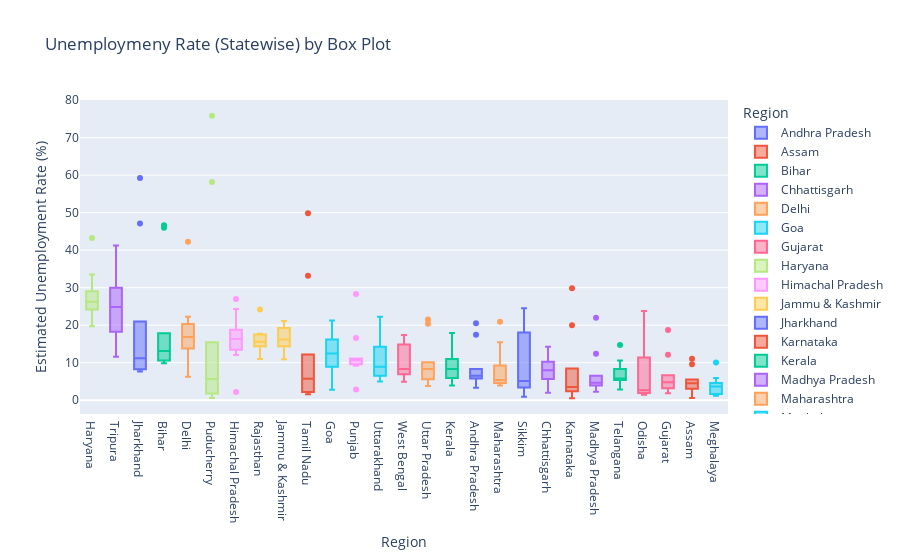

This figure's notebook cell:
### Markdown cell above
# Aanalyzing Data By Box Plot

### Code cell
fg = px.box(df,x='Region',y=' Estimated Unemployment Rate (%)',color='Region',
            title='Unemploymeny Rate (Statewise) by Box Plot',template='plotly')
fg.update_layout(xaxis={'categoryorder':'total descending'})
fg.show()

### Figure 1 — Plotly figure (JSON) as saved in the notebook; plotly's stock layout.template omitted (floating-point values rounded to 4 significant figures)
{"data": [{"alignmentgroup": "True", "hovertemplate": "Region=%{x}<br> Estimated Unemployment Rate (%)=%{y}<extra></extra>", "legendgroup": "Andhra Pradesh", "marker": {"color": "#636efa"}, "name": "Andhra Pradesh", "notched": false, "offsetgroup": "Andhra Pradesh", "orientation": "v", "showlegend": true, "type": "box", "x": ["Andhra Pradesh", "Andhra Pradesh", "Andhra Pradesh", "Andhra Pradesh", "Andhra Pradesh", "Andhra Pradesh", "Andhra Pradesh", "Andhra Pradesh", "Andhra Pradesh", "Andhra Pradesh"], "x0": " ", "xaxis": "x", "y": [5.48, 5.83, 5.79, 20.51, 17.43, 3.31, 8.34, 6.96, 6.4, 6.59], "y0": " ", "yaxis": "y"}, {"alignmentgroup": "True", "hovertemplate": "Region=%{x}<br> Estimated Unemployment Rate (%)=%{y}<extra></extra>", "legendgroup": "Assam", "marker": {"color": "#EF553B"}, "name": "Assam", "notched": false, "offsetgroup": "Assam", "orientation": "v", "showlegend": true, "type": "box", "x": ["Assam", "Assam", "Assam", "Assam", "Assam", "Assam", "Assam", "Assam", "Assam", "Assam"], "x0": " ", "xaxis": "x", "y": [4.66, 4.41, 4.77, 11.06, 9.55, 0.6, 3.77, 5.53, 1.19, 3.02], "y0": " ", "yaxis": "y"}, {"alignmentgroup": "True", "hovertemplate": "Region=%{x}<br> Estimated Unemployment Rate (%)=%{y}<extra></extra>", "legendgroup": "Bihar", "marker": {"color": "#00cc96"}, "name": "Bihar", "notched": false, "offsetgroup": "Bihar", "orientation": "v", "showlegend": true, "type": "box", "x": ["Bihar", "Bihar", "Bihar", "Bihar", "Bihar", "Bihar", "Bihar", "Bihar", "Bihar", "Bihar"], "x0": " ", "xaxis": "x", "y": [10.61, 10.29, 15.43, 46.64, 45.96, 17.82, 12.79, 13.44, 11.91, 9.82], "y0": " ", "yaxis": "y"}, {"alignmentgroup": "True", "hovertemplate": "Region=%{x}<br> Estimated Unemployment Rate (%)=%{y}<extra></extra>", "legendgroup": "Chhattisgarh", "marker": {"color": "#ab63fa"}, "name": "Chhattisgarh", "notched": false, "offsetgroup": "Chhattisgarh", "orientation": "v", "showlegend": true, "type": "box", "x": ["Chhattisgarh", "Chhattisgarh", "Chhattisgarh", "Chhattisgarh", "Chhattisgarh", "Chhattisgarh", "Chhattisgarh", "Chhattisgarh", "Chhattisgarh", "Chhattisgarh"], "x0": " ", "xaxis": "x", "y": [9.65, 8.38, 7.54, 3.41, 10.5, 14.23, 10.27, 5.63, 1.96, 6.62], "y0": " ", "yaxis": "y"}, {"alignmentgroup": "True", "hovertemplate": "Region=%{x}<br> Estimated Unemployment Rate (%)=%{y}<extra></extra>", "legendgroup": "Delhi", "marker": {"color": "#FFA15A"}, "name": "Delhi", "notched": false, "offsetgroup": "Delhi", "orientation": "v", "showlegend": true, "type": "box", "x": ["Delhi", "Delhi", "Delhi", "Delhi", "Delhi", "Delhi", "Delhi", "Delhi", "Delhi", "Delhi"], "x0": " ", "xaxis": "x", "y": [22.23, 14.84, 17.04, 16.68, 42.27, 18.19, 20.3, 13.79, 12.53, 6.27], "y0": " ", "yaxis": "y"}, {"alignmentgroup": "True", "hovertemplate": "Region=%{x}<br> Estimated Unemployment Rate (%)=%{y}<extra></extra>", "legendgroup": "Goa", "marker": {"color": "#19d3f3"}, "name": "Goa", "notched": false, "offsetgroup": "Goa", "orientation": "v", "showlegend": true, "type": "box", "x": ["Goa", "Goa", "Goa", "Goa", "Goa", "Goa", "Goa", "Goa", "Goa", "Goa"], "x0": " ", "xaxis": "x", "y": [8.89, 2.81, 5.25, 13.31, 21.25, 9.96, 17.07, 16.21, 15.38, 11.54], "y0": " ", "yaxis": "y"}, {"alignmentgroup": "True", "hovertemplate": "Region=%{x}<br> Estimated Unemployment Rate (%)=%{y}<extra></extra>", "legendgroup": "Gujarat", "marker": {"color": "#FF6692"}, "name": "Gujarat", "notched": false, "offsetgroup": "Gujarat", "orientation": "v", "showlegend": true, "type": "box", "x": ["Gujarat", "Gujarat", "Gujarat", "Gujarat", "Gujarat", "Gujarat", "Gujarat", "Gujarat", "Gujarat", "Gujarat"], "x0": " ", "xaxis": "x", "y": [5.54, 6.38, 6.66, 18.71, 12.11, 3.2, 1.84, 1.87, 3.42, 4.03], "y0": " ", "yaxis": "y"}, {"alignmentgroup": "True", "hovertemplate": "Region=%{x}<br> Estimated Unemployment Rate (%)=%{y}<extra></extra>", "legendgroup": "Haryana", "marker": {"color": "#B6E880"}, "name": "Haryana", "notched": false, "offsetgroup": "Haryana", "orientation": "v", "showlegend": true, "type": "box", "x": ["Haryana", "Haryana", "Haryana", "Haryana", "Haryana", "Haryana", "Haryana", "Haryana", "Haryana", "Haryana"], "x0": " ", "xaxis": "x", "y": [20.34, 25.77, 25.05, 43.22, 29.02, 26.7, 24.18, 33.5, 19.68, 27.31], "y0": " ", "yaxis": "y"}, {"alignmentgroup": "True", "hovertemplate": "Region=%{x}<br> Estimated Unemployment Rate (%)=%{y}<extra></extra>", "legendgroup": "Himachal Pradesh", "marker": {"color": "#FF97FF"}, "name": "Himachal Pradesh", "notched": false, "offsetgroup": "Himachal Pradesh", "orientation": "v", "showlegend": true, "type": "box", "x": ["Himachal Pradesh", "Himachal Pradesh", "Himachal Pradesh", "Himachal Pradesh", "Himachal Pradesh", "Himachal Pradesh", "Himachal Pradesh", "Himachal Pradesh", "Himachal Pradesh", "Himachal Pradesh"], "x0": " ", "xaxis": "x", "y": [16.83, 16.84, 18.76, 2.2, 26.95, 13.47, 24.31, 15.79, 12.04, 13.46], "y0": " ", "yaxis": "y"}, {"alignmentgroup": "True", "hovertemplate": "Region=%{x}<br> Estimated Unemployment Rate (%)=%{y}<extra></extra>", "legendgroup": "Jammu & Kashmir", "marker": {"color": "#FECB52"}, "name": "Jammu & Kashmir", "notched": false, "offsetgroup": "Jammu & Kashmir", "orientation": "v", "showlegend": true, "type": "box", "x": ["Jammu & Kashmir", "Jammu & Kashmir", "Jammu & Kashmir", "Jammu & Kashmir", "Jammu & Kashmir", "Jammu & Kashmir", "Jammu & Kashmir", "Jammu & Kashmir", "Jammu & Kashmir"], "x0": " ", "xaxis": "x", "y": [21.08, 20.78, 15.5, 18.74, 17.92, 10.88, 11.09, 16.17, 16.14], "y0": " ", "yaxis": "y"}, {"alignmentgroup": "True", "hovertemplate": "Region=%{x}<br> Estimated Unemployment Rate (%)=%{y}<extra></extra>", "legendgroup": "Jharkhand", "marker": {"color": "#636efa"}, "name": "Jharkhand", "notched": false, "offsetgroup": "Jharkhand", "orientation": "v", "showlegend": true, "type": "box", "x": ["Jharkhand", "Jharkhand", "Jharkhand", "Jharkhand", "Jharkhand", "Jharkhand", "Jharkhand", "Jharkhand", "Jharkhand", "Jharkhand"], "x0": " ", "xaxis": "x", "y": [10.61, 11.85, 8.23, 47.09, 59.23, 20.95, 7.63, 9.76, 8.24, 11.8], "y0": " ", "yaxis": "y"}, {"alignmentgroup": "True", "hovertemplate": "Region=%{x}<br> Estimated Unemployment Rate (%)=%{y}<extra></extra>", "legendgroup": "Karnataka", "marker": {"color": "#EF553B"}, "name": "Karnataka", "notched": false, "offsetgroup": "Karnataka", "orientation": "v", "showlegend": true, "type": "box", "x": ["Karnataka", "Karnataka", "Karnataka", "Karnataka", "Karnataka", "Karnataka", "Karnataka", "Karnataka", "Karnataka", "Karnataka"], "x0": " ", "xaxis": "x", "y": [2.86, 3.61, 3.46, 29.84, 19.97, 8.44, 4.01, 0.5, 2.41, 1.58], "y0": " ", "yaxis": "y"}, {"alignmentgroup": "True", "hovertemplate": "Region=%{x}<br> Estimated Unemployment Rate (%)=%{y}<extra></extra>", "legendgroup": "Kerala", "marker": {"color": "#00cc96"}, "name": "Kerala", "notched": false, "offsetgroup": "Kerala", "orientation": "v", "showlegend": true, "type": "box", "x": ["Kerala", "Kerala", "Kerala", "Kerala", "Kerala", "Kerala", "Kerala", "Kerala", "Kerala", "Kerala"], "x0": " ", "xaxis": "x", "y": [5.31, 7.6, 8.99, 16.99, 17.88, 9.71, 7.09, 10.98, 5.91, 3.88], "y0": " ", "yaxis": "y"}, {"alignmentgroup": "True", "hovertemplate": "Region=%{x}<br> Estimated Unemployment Rate (%)=%{y}<extra></extra>", "legendgroup": "Madhya Pradesh", "marker": {"color": "#ab63fa"}, "name": "Madhya Pradesh", "notched": false, "offsetgroup": "Madhya Pradesh", "orientation": "v", "showlegend": true, "type": "box", "x": ["Madhya Pradesh", "Madhya Pradesh", "Madhya Pradesh", "Madhya Pradesh", "Madhya Pradesh", "Madhya Pradesh", "Madhya Pradesh", "Madhya Pradesh", "Madhya Pradesh", "Madhya Pradesh"], "x0": " ", "xaxis": "x", "y": [4.11, 4.57, 2.22, 12.36, 21.98, 6.48, 5.08, 4.7, 3.91, 3.13], "y0": " ", "yaxis": "y"}, {"alignmentgroup": "True", "hovertemplate": "Region=%{x}<br> Estimated Unemployment Rate (%)=%{y}<extra></extra>", "legendgroup": "Maharashtra", "marker": {"color": "#FFA15A"}, "name": "Maharashtra", "notched": false, "offsetgroup": "Maharashtra", "orientation": "v", "showlegend": true, "type": "box", "x": ["Maharashtra", "Maharashtra", "Maharashtra", "Maharashtra", "Maharashtra", "Maharashtra", "Maharashtra", "Maharashtra", "Maharashtra", "Maharashtra"], "x0": " ", "xaxis": "x", "y": [4.95, 4.69, 5.79, 20.9, 15.46, 9.23, 3.89, 6.23, 4.55, 4.1], "y0": " ", "yaxis": "y"}, {"alignmentgroup": "True", "hovertemplate": "Region=%{x}<br> Estimated Unemployment Rate (%)=%{y}<extra></extra>", "legendgroup": "Meghalaya", "marker": {"color": "#19d3f3"}, "name": "Meghalaya", "notched": false, "offsetgroup": "Meghalaya", "orientation": "v", "showlegend": true, "type": "box", "x": ["Meghalaya", "Meghalaya", "Meghalaya", "Meghalaya", "Meghalaya", "Meghalaya", "Meghalaya", "Meghalaya", "Meghalaya", "Meghalaya"], "x0": " ", "xaxis": "x", "y": [1.66, 3.59, 1.58, 10.03, 5.92, 1.15, 2.1, 3.74, 4.29, 4.6], "y0": " ", "yaxis": "y"}, {"alignmentgroup": "True", "hovertemplate": "Region=%{x}<br> Estimated Unemployment Rate (%)=%{y}<extra></extra>", "legendgroup": "Odisha", "marker": {"color": "#FF6692"}, "name": "Odisha", "notched": false, "offsetgroup": "Odisha", "orientation": "v", "showlegend": true, "type": "box", "x": ["Odisha", "Odisha", "Odisha", "Odisha", "Odisha", "Odisha", "Odisha", "Odisha", "Odisha", "Odisha"], "x0": " ", "xaxis": "x", "y": [1.9, 3.12, 13.08, 23.76, 11.41, 3.77, 1.88, 1.42, 2.1, 2.18], "y0": " ", "yaxis": "y"}, {"alignmentgroup": "True", "hovertemplate": "Region=%{x}<br> Estimated Unemployment Rate (%)=%{y}<extra></extra>", "legendgroup": "Puducherry", "marker": {"color": "#B6E880"}, "name": "Puducherry", "notched": false, "offsetgroup": "Puducherry", "orientation": "v", "showlegend": true, "type": "box", "x": ["Puducherry", "Puducherry", "Puducherry", "Puducherry", "Puducherry", "Puducherry", "Puducherry", "Puducherry", "Puducherry", "Puducherry"], "x0": " ", "xaxis": "x", "y": [0.58, 1.76, 1.2, 75.85, 58.19, 4.24, 15.47, 5.05, 10.9, 6.18], "y0": " ", "yaxis": "y"}, {"alignmentgroup": "True", "hovertemplate": "Region=%{x}<br> Estimated Unemployment Rate (%)=%{y}<extra></extra>", "legendgroup": "Punjab", "marker": {"color": "#FF97FF"}, "name": "Punjab", "notched": false, "offsetgroup": "Punjab", "orientation": "v", "showlegend": true, "type": "box", "x": ["Punjab", "Punjab", "Punjab", "Punjab", "Punjab", "Punjab", "Punjab", "Punjab", "Punjab", "Punjab"], "x0": " ", "xaxis": "x", "y": [11.11, 10.97, 10.32, 2.86, 28.33, 16.55, 9.19, 10.99, 9.61, 9.88], "y0": " ", "yaxis": "y"}, {"alignmentgroup": "True", "hovertemplate": "Region=%{x}<br> Estimated Unemployment Rate (%)=%{y}<extra></extra>", "legendgroup": "Rajasthan", "marker": {"color": "#FECB52"}, "name": "Rajasthan", "notched": false, "offsetgroup": "Rajasthan", "orientation": "v", "showlegend": true, "type": "box", "x": ["Rajasthan", "Rajasthan", "Rajasthan", "Rajasthan", "Rajasthan", "Rajasthan", "Rajasthan", "Rajasthan", "Rajasthan", "Rajasthan"], "x0": " ", "xaxis": "x", "y": [10.97, 15.16, 11.9, 17.7, 15.74, 14.39, 15.81, 17.51, 15.35, 24.15], "y0": " ", "yaxis": "y"}, {"alignmentgroup": "True", "hovertemplate": "Region=%{x}<br> Estimated Unemployment Rate (%)=%{y}<extra></extra>", "legendgroup": "Sikkim", "marker": {"color": "#636efa"}, "name": "Sikkim", "notched": false, "offsetgroup": "Sikkim", "orientation": "v", "showlegend": true, "type": "box", "x": ["Sikkim", "Sikkim", "Sikkim", "Sikkim", "Sikkim", "Sikkim", "Sikkim", "Sikkim"], "x0": " ", "xaxis": "x", "y": [23.57, 2.28, 24.51, 4.46, 4.45, 12.49, 5.7, 0.88], "y0": " ", "yaxis": "y"}, {"alignmentgroup": "True", "hovertemplate": "Region=%{x}<br> Estimated Unemployment Rate (%)=%{y}<extra></extra>", "legendgroup": "Tamil Nadu", "marker": {"color": "#EF553B"}, "name": "Tamil Nadu", "notched": false, "offsetgroup": "Tamil Nadu", "orientation": "v", "showlegend": true, "type": "box", "x": ["Tamil Nadu", "Tamil Nadu", "Tamil Nadu", "Tamil Nadu", "Tamil Nadu", "Tamil Nadu", "Tamil Nadu", "Tamil Nadu", "Tamil Nadu", "Tamil Nadu"], "x0": " ", "xaxis": "x", "y": [1.57, 2.09, 6.4, 49.83, 33.16, 12.2, 6.81, 2.65, 5.0, 2.16], "y0": " ", "yaxis": "y"}, {"alignmentgroup": "True", "hovertemplate": "Region=%{x}<br> Estimated Unemployment Rate (%)=%{y}<extra></extra>", "legendgroup": "Telangana", "marker": {"color": "#00cc96"}, "name": "Telangana", "notched": false, "offsetgroup": "Telangana", "orientation": "v", "showlegend": true, "type": "box", "x": ["Telangana", "Telangana", "Telangana", "Telangana", "Telangana", "Telangana", "Telangana", "Telangana", "Telangana", "Telangana"], "x0": " ", "xaxis": "x", "y": [5.49, 8.29, 5.77, 6.25, 14.7, 10.55, 5.36, 5.79, 3.27, 2.86], "y0": " ", "yaxis": "y"}, {"alignmentgroup": "True", "hovertemplate": "Region=%{x}<br> Estimated Unemployment Rate (%)=%{y}<extra></extra>", "legendgroup": "Tripura", "marker": {"color": "#ab63fa"}, "name": "Tripura", "notched": false, "offsetgroup": "Tripura", "orientation": "v", "showlegend": true, "type": "box", "x": ["Tripura", "Tripura", "Tripura", "Tripura", "Tripura", "Tripura", "Tripura", "Tripura", "Tripura", "Tripura"], "x0": " ", "xaxis": "x", "y": [32.67, 28.4, 29.95, 41.23, 21.51, 21.71, 18.24, 27.92, 17.35, 11.57], "y0": " ", "yaxis": "y"}, {"alignmentgroup": "True", "hovertemplate": "Region=%{x}<br> Estimated Unemployment Rate (%)=%{y}<extra></extra>", "legendgroup": "Uttar Pradesh", "marker": {"color": "#FFA15A"}, "name": "Uttar Pradesh", "notched": false, "offsetgroup": "Uttar Pradesh", "orientation": "v", "showlegend": true, "type": "box", "x": ["Uttar Pradesh", "Uttar Pradesh", "Uttar Pradesh", "Uttar Pradesh", "Uttar Pradesh", "Uttar Pradesh", "Uttar Pradesh", "Uttar Pradesh", "Uttar Pradesh", "Uttar Pradesh"], "x0": " ", "xaxis": "x", "y": [7.58, 8.98, 10.11, 21.54, 20.41, 9.47, 5.56, 5.79, 4.18, 3.75], "y0": " ", "yaxis": "y"}, {"alignmentgroup": "True", "hovertemplate": "Region=%{x}<br> Estimated Unemployment Rate (%)=%{y}<extra></extra>", "legendgroup": "Uttarakhand", "marker": {"color": "#19d3f3"}, "name": "Uttarakhand", "notched": false, "offsetgroup": "Uttarakhand", "orientation": "v", "showlegend": true, "type": "box", "x": ["Uttarakhand", "Uttarakhand", "Uttarakhand", "Uttarakhand", "Uttarakhand", "Uttarakhand", "Uttarakhand", "Uttarakhand", "Uttarakhand", "Uttarakhand"], "x0": " ", "xaxis": "x", "y": [5.49, 4.99, 19.85, 6.48, 8.01, 8.61, 12.38, 14.26, 22.26, 9.23], "y0": " ", "yaxis": "y"}, {"alignmentgroup": "True", "hovertemplate": "Region=%{x}<br> Estimated Unemployment Rate (%)=%{y}<extra></extra>", "legendgroup": "West Bengal", "marker": {"color": "#FF6692"}, "name": "West Bengal", "notched": false, "offsetgroup": "West Bengal", "orientation": "v", "showlegend": true, "type": "box", "x": ["West Bengal", "West Bengal", "West Bengal", "West Bengal", "West Bengal", "West Bengal", "West Bengal", "West Bengal", "West Bengal", "West Bengal"], "x0": " ", "xaxis": "x", "y": [6.94, 4.92, 6.92, 17.41, 17.41, 7.29, 6.83, 14.87, 9.35, 9.98], "y0": " ", "yaxis": "y"}], "layout": {"boxmode": "overlay", "legend": {"title": {"text": "Region"}, "tracegroupgap": 0}, "title": {"text": "Unemploymeny Rate (Statewise) by Box Plot"}, "xaxis": {"anchor": "y", "categoryarray": ["Andhra Pradesh", "Assam", "Bihar", "Chhattisgarh", "Delhi", "Goa", "Gujarat", "Haryana", "Himachal Pradesh", "Jammu & Kashmir", "Jharkhand", "Karnataka", "Kerala", "Madhya Pradesh", "Maharashtra", "Meghalaya", "Odisha", "Puducherry", "Punjab", "Rajasthan", "Sikkim", "Tamil Nadu", "Telangana", "Tripura", "Uttar Pradesh", "Uttarakhand", "West Bengal"], "categoryorder": "total descending", "domain": [0, 1], "title": {"text": "Region"}}, "yaxis": {"anchor": "x", "domain": [0, 1], "title": {"text": " Estimated Unemployment Rate (%)"}}}}
